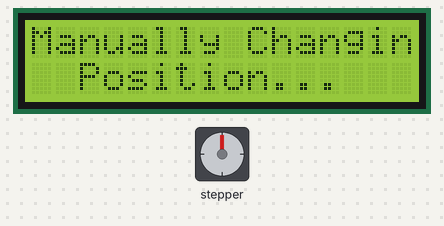
The sketch below on a simulated Arduino Uno, built with avr-gcc and run on an emulated ATmega328P. Shown: stepper motor, 16×2 character LCD. Wiring (inferred from the names in the program): stepper motor (2048 steps per turn assumed): coils pin 9, pin 10, pin 11, pin 12.

Above: at 0.21 s.
At 10.06 s:
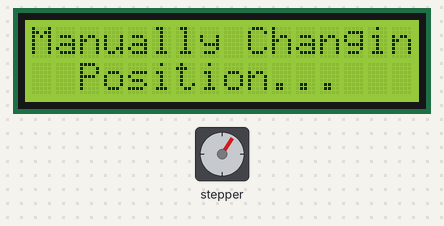
At 19.95 s:
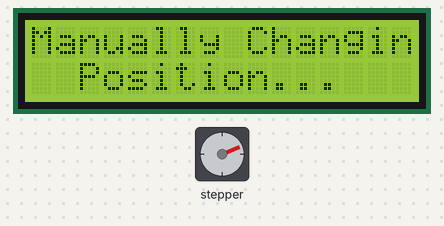
At 39.38 s:
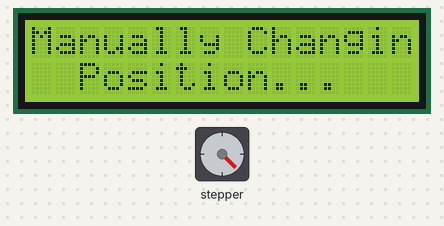
Timing chart, 0 to 40.0 s (numbered marks = the images above):
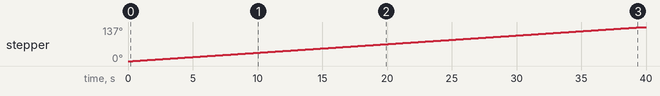

Measured:
- by itself, stepper: keeps turning clockwise at about 3°/s

The sketch:

test.pde
```cpp
//File: SolarTracker
//Author: Kevin Zack
//Date Started: 10/28/11
#include <LiquidCrystal.h>
LiquidCrystal lcd(2, 3, 4, 5, 6, 7);
//************ Declare Variables *****************

int SensorRight; // Read the value of the Right Sensor
int SensorLeft;
int goRight; // Used to tell system the sensor is ouputing to go Right
int goLeft;
int StepPos; // Total Position of the system
int StepCoil; // The coil number active
int StepRight; // Tells the stepper to go right
int StepLeft;
int Error;      // used to have a plus or minus so not constantly moving
int Step1  =  9; // Stepper Pins
int Step2  =  10;
int Step3  =  11;
int Step4  =  12;
int Delay;       // Change the delay of the system
int Manual    = A3;        // Pin delcorations for the overide switches
int Increase  = A4;
int Decrease  = A5;
int ManualOverride;    // Variables for the override
int ManualIncrease;
int ManualDecrease;
int Timer;

//************ Setup *******************************

void setup()
{
  ManualOverride  =  0;  // Starts in Overide position
  StepPos         =  12;  // Start the Stepper Position in the center
  StepCoil        =  1;   // Starts with coil number 1
  StepRight       =  0;
  StepLeft        =  0;
  goRight         =  0;
  goLeft          =  0;
  Delay           =  50;
  Error           =  35; // Change the Value to give error correction to the system

  pinMode(Step1,OUTPUT); // Declare each pin as an output or input
  pinMode(Step2,OUTPUT);
  pinMode(Step3,OUTPUT);
  pinMode(Step4,OUTPUT);
  pinMode(SensorRight, INPUT);
  pinMode(SensorLeft, INPUT);
  pinMode(Manual,INPUT);
  pinMode(Increase,INPUT);
  pinMode(Decrease,INPUT);
  lcd.begin(16, 2);// set up the LCD's number of columns and rows:
}


//************ Sensor *****************************
void loop()
{
    lcd.setCursor(0,0);
    lcd.print("Manually Changing");
    lcd.setCursor(2,1);
    lcd.print("Position...");

         digitalWrite(Step4,LOW); // /Turns off coil
         digitalWrite(Step1,HIGH);
         digitalWrite(Step2,HIGH); //Activates coil
         StepCoil  =  2; // Changes StepCoil variable to next coil
         delay(Delay); // stays on for the delay time to allow full transition

         digitalWrite(Step1,LOW);
         digitalWrite(Step2,HIGH);
         digitalWrite(Step3,HIGH);
         StepCoil  =  3;
         delay(Delay);

         digitalWrite(Step2,LOW);
         digitalWrite(Step3,HIGH);
         digitalWrite(Step4,HIGH);
         StepCoil=4;
         delay(Delay);

         digitalWrite(Step3,LOW);
         digitalWrite(Step4,HIGH);
         digitalWrite(Step1,HIGH);
         StepCoil=1;
         delay(Delay);


}
```
